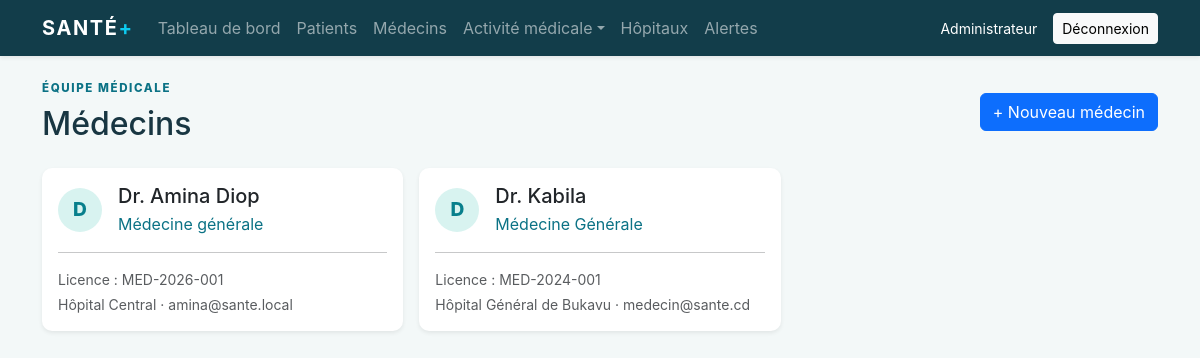
The app's page /?page=medecins (signed in) with its own data.
### tables this page shows
CREATE TABLE medecins (id INT AUTO_INCREMENT PRIMARY KEY, userId VARCHAR(30) NOT NULL UNIQUE, specialite VARCHAR(120) NOT NULL, licence VARCHAR(100) NOT NULL, hopitalId INT NOT NULL, createdAt DATETIME NOT NULL DEFAULT CURRENT_TIMESTAMP, FOREIGN KEY (userId) REFERENCES users(id) ON DELETE CASCADE, FOREIGN KEY (hopitalId) REFERENCES hopitaux(id) ON DELETE CASCADE, INDEX idx_medecins_specialite(specialite));

CREATE TABLE users (id VARCHAR(30) PRIMARY KEY, name VARCHAR(150), email VARCHAR(190) NOT NULL UNIQUE, emailVerified DATETIME NULL, image VARCHAR(255), role VARCHAR(30) NOT NULL DEFAULT 'patient', password VARCHAR(255), mustChangePassword BOOLEAN NOT NULL DEFAULT TRUE, failedLoginAttempts INT NOT NULL DEFAULT 0, lockedUntil DATETIME NULL, createdAt DATETIME NOT NULL DEFAULT CURRENT_TIMESTAMP, updatedAt DATETIME NOT NULL DEFAULT CURRENT_TIMESTAMP ON UPDATE CURRENT_TIMESTAMP, INDEX idx_users_role(role));

CREATE TABLE hopitaux (id INT AUTO_INCREMENT PRIMARY KEY, nom VARCHAR(150) NOT NULL, adresse VARCHAR(255) NOT NULL, telephone VARCHAR(40) NOT NULL, email VARCHAR(190) NOT NULL, lits INT NOT NULL DEFAULT 0, litsOccupes INT NOT NULL DEFAULT 0, services TEXT, latitude DECIMAL(10,7), longitude DECIMAL(10,7), createdAt DATETIME NOT NULL DEFAULT CURRENT_TIMESTAMP);

### app/Controllers/MedecinController.php (called while the page is built, shortened)
<?php
class MedecinController
{
    public function index(): void
    {
        $medecins = db()->query('SELECT m.*, u.name, u.email, h.nom AS hopital FROM medecins m JOIN users u ON u.id=m.userId JOIN hopitaux h ON h.id=m.hopitalId ORDER BY u.name')->fetchAll();
        require dirname(__DIR__) . '/Views/medecins/index.php';
    }
}

### public/index.php (called while the page is built, shortened)
<?php
require dirname(__DIR__) . '/config/config.php';
$page = $_GET['page'] ?? (auth() ? 'dashboard' : 'login');
$routes = [
    'login' => ['AuthController', 'login'],
    'logout' => ['AuthController', 'logout'],
    'dashboard' => ['DashboardController', 'index'],
    'patients' => ['PatientController', 'index'],
    'patient-create' => ['PatientController', 'create'],
    'patient-view' => ['PatientController', 'show'],
    'medecins' => ['MedecinController', 'index'],
    'medecin-create' => ['MedecinController', 'create'],
    'hospitals' => ['MedicalController', 'hospitals'],
    'hospital-create' => ['MedicalController', 'hospitalCreate'],
    'consultations' => ['MedicalController', 'consultations'],
    'reports' => ['MedicalController', 'reports'],
    'consultation-create' => ['MedicalController', 'consultationCreate'],
    'exams' => ['MedicalController', 'exams'],
    'exam-create' => ['MedicalController', 'examCreate'],
    'prescriptions' => ['MedicalController', 'prescriptions'],
    'prescription-create' => ['MedicalController', 'prescriptionCreate'],
    'medicaments' => ['MedicalController', 'medicaments'],
    'medicament-create' => ['MedicalController', 'medicamentCreate'],
    'deliveries' => ['MedicalController', 'deliveries'],
    'delivery-create' => ['MedicalController', 'deliveryCreate'],
    'interactions' => ['MedicalController', 'interactions'],
    'interaction-create' => ['MedicalController', 'interactionCreate'],
    'laboratories' => ['MedicalController', 'laboratories'],
    'lab-result-create' => ['MedicalController', 'labResultCreate'],
    'appointments' => ['MedicalController', 'appointments'],
    'appointment-create' => ['MedicalController', 'appointmentCreate'],
    'alerts' => ['MedicalController', 'alerts'],
    'alert-create' => ['MedicalController', 'alertCreate'],
];
[$class, $method] = $routes[$page];
$controller = new $class();
$controller->$method();

### config/config.php (called while the page is built, shortened)
<?php
function env(string $key, string $default = ''): string
{
    static $values;
    if ($values === null) {
        $values = [];
    }
    return $values[$key] ?? $_ENV[$key] ?? $default;
}
function db(): PDO
{
    static $pdo;
    if (!$pdo) {
        $dsn = 'mysql:host=' . env('DB_HOST', '127.0.0.1') . ';port=' . env('DB_PORT', '3306') . ';dbname=' . env('DB_NAME', 'sante') . ';charset=utf8mb4';
        $pdo = new PDO($dsn, env('DB_USER', 'root'), env('DB_PASS', ''), [
            PDO::ATTR_ERRMODE => PDO::ERRMODE_EXCEPTION,
            PDO::ATTR_DEFAULT_FETCH_MODE => PDO::FETCH_ASSOC,
            PDO::ATTR_EMULATE_PREPARES => false,
        ]);
    }
    return $pdo;
}
function e(?string $value): string { return htmlspecialchars($value ?? '', ENT_QUOTES, 'UTF-8'); }
function auth(): ?array { return $_SESSION['user'] ?? null; }

### app/Views/medecins/index.php (the view)
<?php $title = 'Médecins | Santé+'; require dirname(__DIR__) . '/layouts/header.php'; ?><div class="d-flex justify-content-between align-items-center mb-4"><div><p class="eyebrow">ÉQUIPE MÉDICALE</p><h1 class="h2 mb-0">Médecins</h1></div><a class="btn btn-primary" href="/?page=medecin-create">+ Nouveau médecin</a></div><div class="row g-3"><?php foreach ($medecins as $medecin): ?><div class="col-md-6 col-xl-4"><div class="card border-0 shadow-sm h-100"><div class="card-body"><div class="d-flex gap-3 align-items-center"><div class="avatar"><?= e(strtoupper(substr($medecin['name'], 0, 1))) ?></div><div><h2 class="h5 mb-1"><?= e($medecin['name']) ?></h2><p class="text-primary mb-0"><?= e($medecin['specialite']) ?></p></div></div><hr><p class="small text-muted mb-1">Licence : <?= e($medecin['licence']) ?></p><p class="small text-muted mb-0"><?= e($medecin['hopital']) ?> · <?= e($medecin['email']) ?></p></div></div></div><?php endforeach; if (!$medecins): ?><div class="col-12"><div class="alert alert-light">Aucun médecin enregistré.</div></div><?php endif; ?></div><?php require dirname(__DIR__) . '/layouts/footer.php'; ?>

### app/Views/layouts/header.php (shortened to what this page needs)
<!doctype html>
<html lang="fr"><head><link href="/assets/dist/css/bootstrap.min.css" rel="stylesheet"><link href="/assets/css/app.css" rel="stylesheet"></head><body>
<nav class="navbar navbar-expand-lg navbar-dark bg-primary shadow-sm"><div class="container"><a class="navbar-brand fw-bold" href="/?page=dashboard">SANTÉ<span class="text-info">+</span></a><div id="nav" class="collapse navbar-collapse"><ul class="navbar-nav me-auto"><li class="nav-item"><a class="nav-link" href="/?page=dashboard">Tableau de bord</a></li><li class="nav-item"><a class="nav-link" href="/?page=patients">Patients</a></li><li class="nav-item"><a class="nav-link" href="/?page=medecins">Médecins</a></li><li class="nav-item dropdown"><a class="nav-link dropdown-toggle" data-bs-toggle="dropdown">Activité médicale</a></li><li class="nav-item"><a class="nav-link" href="/?page=hospitals">Hôpitaux</a></li><li class="nav-item"><a class="nav-link" href="/?page=alerts">Alertes</a></li></ul><?php if (auth()): ?><span class="text-white me-3 small"><?= e(auth()['name']) ?></span><a class="btn btn-light btn-sm" href="/?page=logout">Déconnexion</a><?php endif; ?></div></div></nav><main class="container py-4">

### app/Views/layouts/footer.php
</main><script src="/assets/js/jquery-4.0.0.min.js"></script><script src="/assets/dist/js/bootstrap.bundle.min.js"></script><script src="/assets/js/app.js"></script></body></html>

### public/assets/css/app.css (style rules this page uses)
:root { --bs-primary:#0b7285;--bs-primary-rgb:11,114,133;--ink:#183642;--mist:#f3f8f8 }
body { background:var(--mist);color:var(--ink);font-family:Inter,ui-sans-serif,system-ui,-apple-system,"Segoe UI",sans-serif }
.navbar { background:#123d4a!important }
.navbar-brand { letter-spacing:.08em }
.eyebrow { color:#0b7285;font-size:.72rem;font-weight:800;letter-spacing:.14em;margin-bottom:.5rem }
.card { border-radius:10px }
.avatar { width:44px;height:44px;display:grid;place-items:center;border-radius:50%;background:#d8f3f0;color:#087f8c;font-weight:800;font-size:1.2rem }

### records on screen
medecins: userId.name "D", userId.name "Dr. Amina Diop", specialite "Médecine générale", licence "MED-2026-001", hopitalId.nom "Hôpital Central", userId.email "amina@sante.local"
medecins: userId.name "D", userId.name "Dr. Kabila", specialite "Médecine Générale", licence "MED-2024-001", hopitalId.nom "Hôpital Général de Bukavu", userId.email "medecin@sante.cd"

### other values on screen
auth()['name'] "Administrateur"
